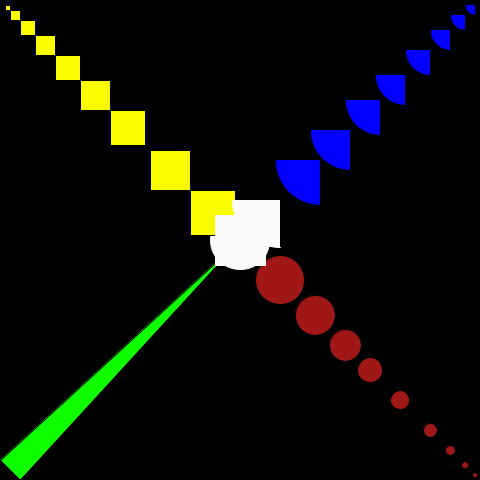
Frame 1 (no input)
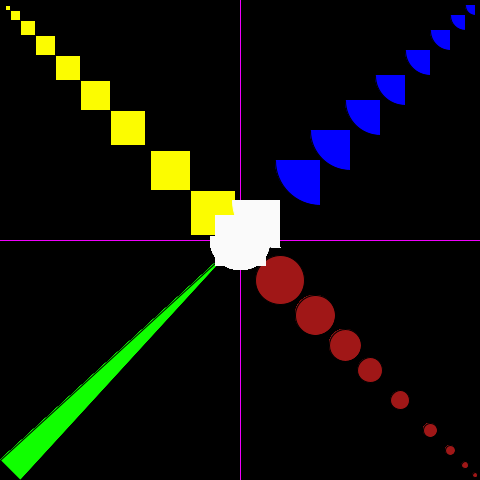
Frame 60 (the mouse pressed at the canvas centre just before this capture)
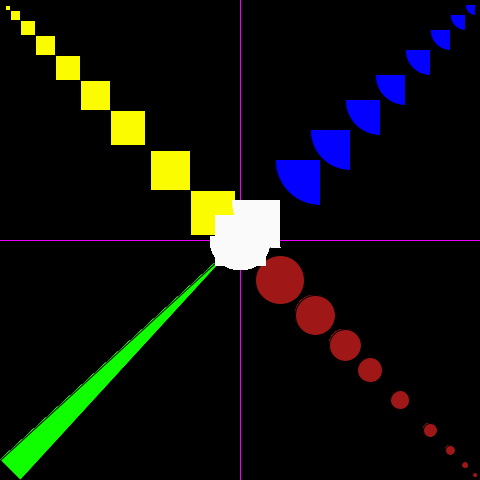
Frame 120 (the mouse held since frame 60 and released just before this capture)

The Processing sketch that drew these frames (run headless with seeded random() and noise(); from frame 60 on, the mouse is pressed at the canvas centre):

// Processing sketch: processing_127906
// ── processing_127906.pde

void setup() {
  size(480, 480);
  background(0, 0, 0);
}

void draw() {
  line(240, 0, 240, 480);
  line(0, 240, 480, 240);
  fill(16,255,0);
  stroke(0,0,0);
  triangle(0, 460, 20, 480, 240, 240);
  stroke(0, 0, 0);
  fill(160, 23, 23);
  ellipse(475, 475, 5, 5);
  ellipse(465, 465, 7, 7);
  ellipse(450, 450, 10, 10); 
  ellipse(430, 430, 14, 14);
  ellipse(400, 400, 19, 19);
  ellipse(370, 370, 25, 25);
  ellipse(345, 345, 32, 32);
  ellipse(315, 315, 40, 40);
  ellipse(280, 280, 49, 49);
  fill(250, 250, 250);
  stroke(250, 250, 250);
  ellipse(240, 240, 59, 59);
  fill(252, 252, 0);
  stroke(0,0,0);
  rect(5, 5, 5, 5);
  rect(10, 10, 10, 10);
  rect(20, 20, 15, 15); 
  rect(35, 35, 20, 20);
  rect(55, 55, 25, 25);
  rect(80, 80, 30, 30);
  rect(110, 110, 35, 35);
  rect(150, 150, 40, 40);
  rect(190, 190, 45, 45);
  fill(250, 250, 250);
  stroke(250, 250, 250);
  rect(215, 215, 50, 50);
  fill(3,0,255);
  stroke(0,0,0);
  arc(475, 5, 20, 20, PI/2, PI);
  arc(465, 15, 30, 30, PI/2, PI);
  arc(450, 30, 40, 40, PI/2, PI); 
  arc(430, 50, 50, 50, PI/2, PI);
  arc(405, 75, 60, 60, PI/2, PI);
  arc(380, 100, 70, 70, PI/2, PI);
  arc(350, 130, 80, 80, PI/2, PI);
  arc(320, 160, 90, 90, PI/2, PI);
  fill(250, 250, 250);
  stroke(250, 250, 250);
  arc(280, 200, 95, 95, PI/2, PI);
  stroke(239, 0, 252);


}
